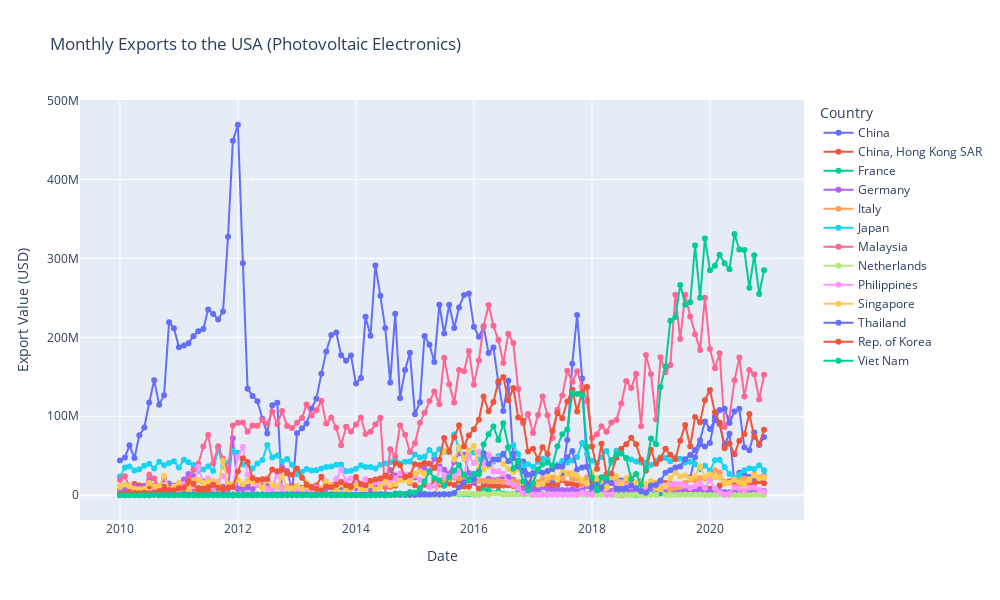
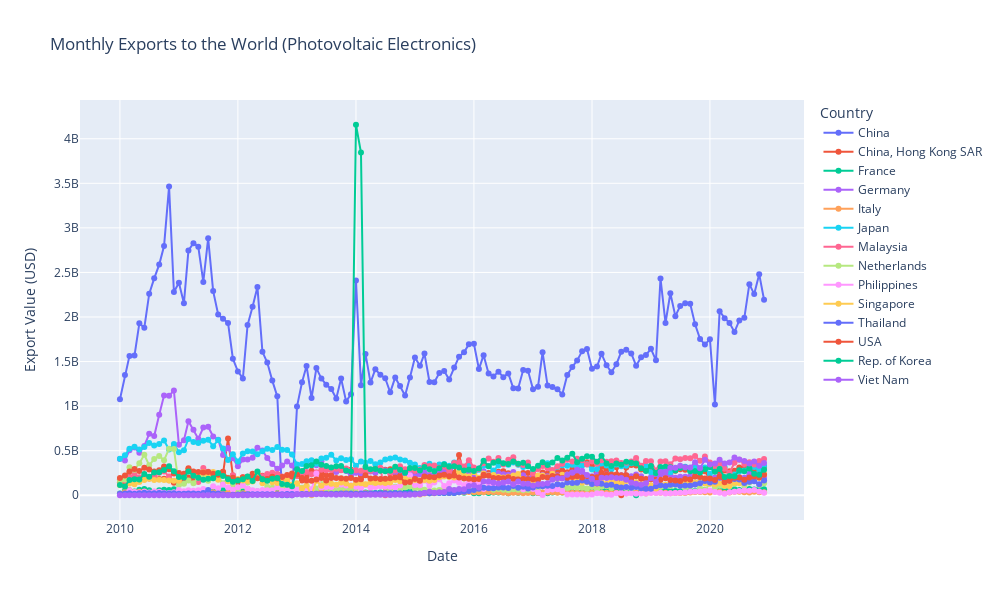

The notebook cell saved with these charts, in order:
### Code cell
# Load your CSV file (adjust path as needed)
export_data = pd.read_csv("AllYears_Exports.csv")

def create_interactive_export_plot(destination_label, title_suffix):
    # Filter for specific destination
    filtered = export_data[export_data['row_label'].str.endswith(destination_label)].copy()
    filtered['country'] = filtered['row_label'].str.replace(destination_label, '', regex=False)
    filtered.drop(columns='row_label', inplace=True)

    # Reshape
    melted = filtered.melt(id_vars='country', var_name='month', value_name='export_value')
    melted['month'] = pd.to_datetime(melted['month'], format='%Y%m')

    # Plot
    fig = go.Figure()
    for country in melted['country'].unique():
        country_data = melted[melted['country'] == country]
        fig.add_trace(go.Scatter(
            x=country_data['month'],
            y=country_data['export_value'],
            mode='lines+markers',
            name=country
        ))

    fig.update_layout(
        title=f'Monthly Exports {title_suffix} (Photovoltaic Electronics)',
        xaxis_title='Date',
        yaxis_title='Export Value (USD)',
        width=1000,
        height=600,
        legend_title='Country',
        hovermode='x unified'
    )

    fig.show()

# Call the functions
create_interactive_export_plot('_to_USA', 'to the USA')
create_interactive_export_plot('_to_W00', 'to the World')

### Figure 1 — Plotly figure (JSON) as saved in the notebook; plotly's stock layout.template omitted (floating-point values rounded to 4 significant figures; data arrays with more than 128 entries replaced by an {"elided": "..."} marker saying what was removed)
{"data": [{"mode": "lines+markers", "name": "China", "type": "scatter", "visible": true, "x": {"elided": "132 str values"}, "y": {"elided": "132 int values"}}, {"mode": "lines+markers", "name": "China, Hong Kong SAR", "type": "scatter", "visible": true, "x": {"elided": "132 str values"}, "y": {"elided": "132 float values"}}, {"mode": "lines+markers", "name": "France", "type": "scatter", "visible": true, "x": {"elided": "132 str values"}, "y": {"elided": "132 float values"}}, {"mode": "lines+markers", "name": "Germany", "type": "scatter", "visible": true, "x": {"elided": "132 str values"}, "y": {"elided": "132 float values"}}, {"mode": "lines+markers", "name": "Italy", "type": "scatter", "visible": true, "x": {"elided": "132 str values"}, "y": {"elided": "132 float values"}}, {"mode": "lines+markers", "name": "Japan", "type": "scatter", "visible": true, "x": {"elided": "132 str values"}, "y": {"elided": "132 float values"}}, {"mode": "lines+markers", "name": "Malaysia", "type": "scatter", "visible": true, "x": {"elided": "132 str values"}, "y": {"elided": "132 float values"}}, {"mode": "lines+markers", "name": "Netherlands", "type": "scatter", "visible": true, "x": {"elided": "132 str values"}, "y": {"elided": "132 float values"}}, {"mode": "lines+markers", "name": "Philippines", "type": "scatter", "visible": true, "x": {"elided": "132 str values"}, "y": {"elided": "132 int values"}}, {"mode": "lines+markers", "name": "Singapore", "type": "scatter", "visible": true, "x": {"elided": "132 str values"}, "y": {"elided": "132 float values"}}, {"mode": "lines+markers", "name": "Thailand", "type": "scatter", "visible": true, "x": {"elided": "132 str values"}, "y": {"elided": "132 float values"}}, {"mode": "lines+markers", "name": "Rep. of Korea", "type": "scatter", "visible": true, "x": {"elided": "132 str values"}, "y": {"elided": "132 int values"}}, {"mode": "lines+markers", "name": "Viet Nam", "type": "scatter", "visible": true, "x": {"elided": "132 str values"}, "y": {"elided": "132 float values"}}], "layout": {"height": 600, "hovermode": "x unified", "legend": {"title": {"text": "Country"}}, "title": {"text": "Monthly Exports to the USA (Photovoltaic Electronics)"}, "width": 1000, "xaxis": {"autorange": true, "range": ["2009-04-28 05:32:40.5313", "2021-08-05 18:27:19.4687"], "title": {"text": "Date"}, "type": "date"}, "yaxis": {"autorange": true, "range": [-31340000.0, 500500000.0], "title": {"text": "Export Value (USD)"}, "type": "linear"}}}

### Figure 2 — Plotly figure (JSON) as saved in the notebook; plotly's stock layout.template omitted (floating-point values rounded to 4 significant figures; data arrays with more than 128 entries replaced by an {"elided": "..."} marker saying what was removed)
{"data": [{"mode": "lines+markers", "name": "China", "type": "scatter", "visible": true, "x": {"elided": "132 str values"}, "y": {"elided": "132 float values"}}, {"mode": "lines+markers", "name": "China, Hong Kong SAR", "type": "scatter", "visible": true, "x": {"elided": "132 str values"}, "y": {"elided": "132 float values"}}, {"mode": "lines+markers", "name": "France", "type": "scatter", "visible": true, "x": {"elided": "132 str values"}, "y": {"elided": "132 float values"}}, {"mode": "lines+markers", "name": "Germany", "type": "scatter", "visible": true, "x": {"elided": "132 str values"}, "y": {"elided": "132 float values"}}, {"mode": "lines+markers", "name": "Italy", "type": "scatter", "visible": true, "x": {"elided": "132 str values"}, "y": {"elided": "132 float values"}}, {"mode": "lines+markers", "name": "Japan", "type": "scatter", "visible": true, "x": {"elided": "132 str values"}, "y": {"elided": "132 float values"}}, {"mode": "lines+markers", "name": "Malaysia", "type": "scatter", "visible": true, "x": {"elided": "132 str values"}, "y": {"elided": "132 float values"}}, {"mode": "lines+markers", "name": "Netherlands", "type": "scatter", "visible": true, "x": {"elided": "132 str values"}, "y": {"elided": "132 float values"}}, {"mode": "lines+markers", "name": "Philippines", "type": "scatter", "visible": true, "x": {"elided": "132 str values"}, "y": {"elided": "132 int values"}}, {"mode": "lines+markers", "name": "Singapore", "type": "scatter", "visible": true, "x": {"elided": "132 str values"}, "y": {"elided": "132 float values"}}, {"mode": "lines+markers", "name": "Thailand", "type": "scatter", "visible": true, "x": {"elided": "132 str values"}, "y": {"elided": "132 float values"}}, {"mode": "lines+markers", "name": "USA", "type": "scatter", "visible": true, "x": {"elided": "132 str values"}, "y": {"elided": "132 int values"}}, {"mode": "lines+markers", "name": "Rep. of Korea", "type": "scatter", "visible": true, "x": {"elided": "132 str values"}, "y": {"elided": "132 float values"}}, {"mode": "lines+markers", "name": "Viet Nam", "type": "scatter", "visible": true, "x": {"elided": "132 str values"}, "y": {"elided": "132 float values"}}], "layout": {"height": 600, "hovermode": "x unified", "legend": {"title": {"text": "Country"}}, "title": {"text": "Monthly Exports to the World (Photovoltaic Electronics)"}, "width": 1000, "xaxis": {"autorange": true, "range": ["2009-04-28 05:32:40.5313", "2021-08-05 18:27:19.4687"], "title": {"text": "Date"}, "type": "date"}, "yaxis": {"autorange": true, "range": [-277700000.0, 4435000000.0], "title": {"text": "Export Value (USD)"}, "type": "linear"}}}
